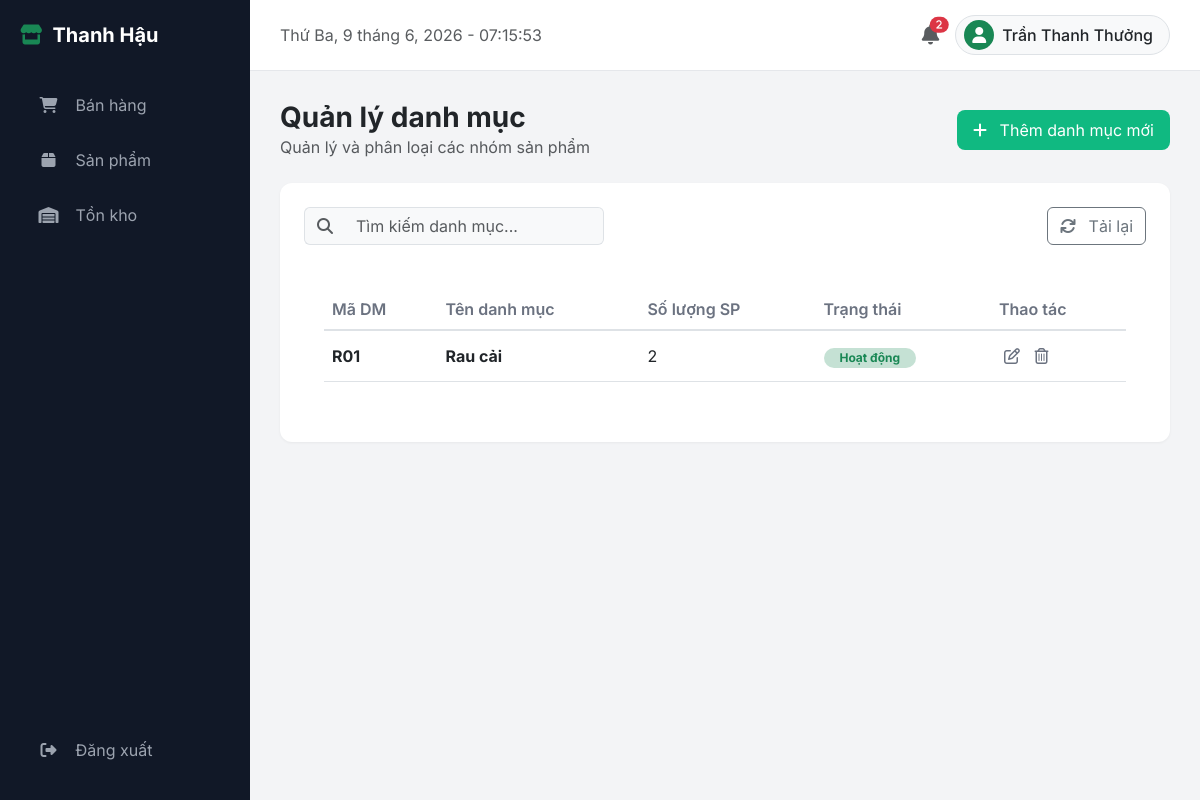
/categories.php (signed in), run on an earlier commit of the app's database.
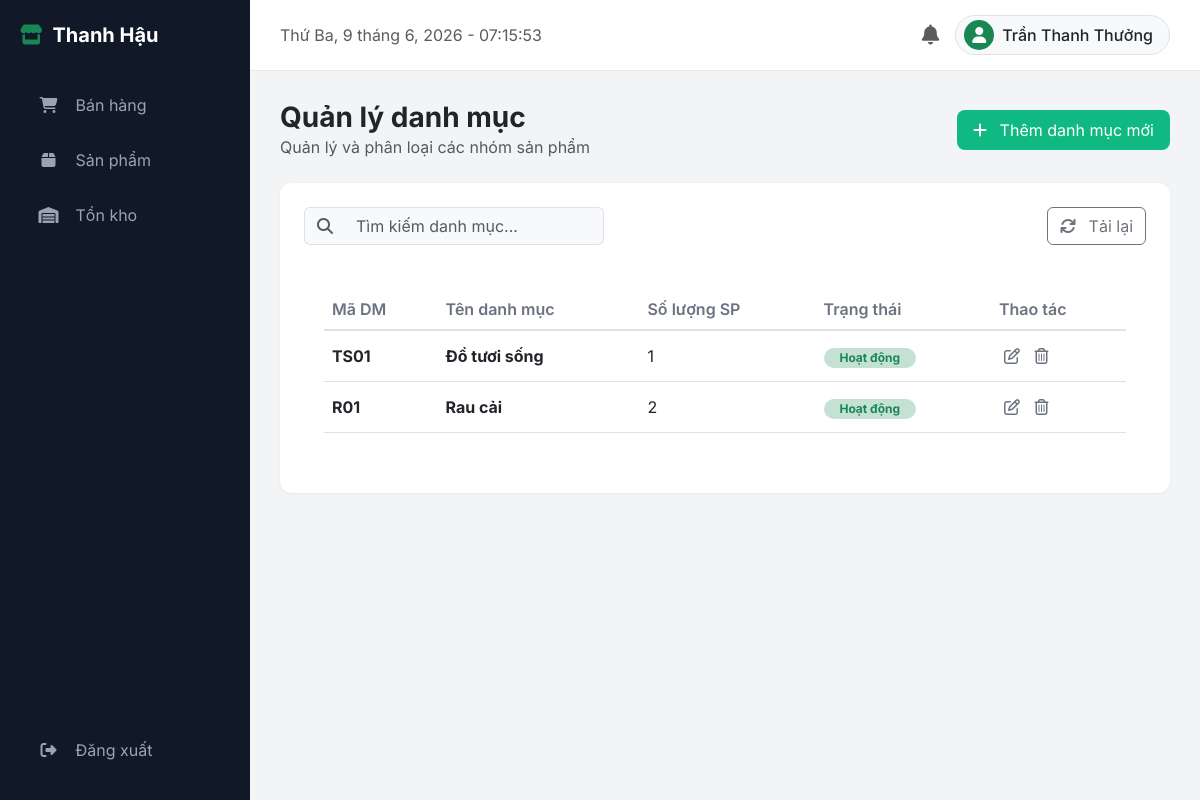
And on a later commit of the database.
### tables this page shows
CREATE TABLE `danh_muc` (
  `id` int(11) NOT NULL,
  `ma_danh_muc` varchar(20) NOT NULL,
  `ten_danh_muc` varchar(100) NOT NULL,
  `trang_thai` tinyint(4) DEFAULT 1
);

### categories.php (the view, shortened to what the changed rows need)
<?php
include 'connect.php';
$where = "";
$sql_select = "SELECT d.*, (SELECT COUNT(*) FROM san_pham s WHERE s.id_danh_muc = d.id) as so_luong_sp FROM danh_muc d $where ORDER BY id DESC";
$result = $conn->query($sql_select);
include 'includes/header.php';
?>
<div class="card p-4">
    <div class="table-responsive">
        <table class="table table-hover">
            <thead>
                <tr>
                    <th>Mã DM</th>
                    <th>Tên danh mục</th>
                    <th>Số lượng SP</th>
                    <th>Trạng thái</th>
                    <th>Thao tác</th>
                </tr>
            </thead>
            <tbody>
                <?php while ($row = $result->fetch_assoc()): ?>
                <tr>
                    <td class="fw-bold text-dark"><?= $row['ma_danh_muc'] ?></td>
                    <td class="fw-bold text-dark"><?= $row['ten_danh_muc'] ?></td>
                    <td><?= $row['so_luong_sp'] ?></td>
                    <td>
                        <?php if ($row['trang_thai'] == 1): ?>
                            <span class="badge bg-success bg-opacity-25 text-success px-3 py-1 rounded-pill">Hoạt động</span>
                        <?php else: ?>
                            <span class="badge bg-secondary bg-opacity-25 text-secondary px-3 py-1 rounded-pill">Ngừng kinh doanh</span>
                        <?php endif; ?>
                    </td>
                    <td>
                        <button class="action-btn" onclick="editCategory(<?= $row['id'] ?>, '<?= htmlspecialchars($row['ma_danh_muc'], ENT_QUOTES) ?>', '<?= htmlspecialchars($row['ten_danh_muc'], ENT_QUOTES) ?>', <?= $row['trang_thai'] ?>)">
                            <i class="far fa-edit"></i>
                        </button>
                        <a href="categories.php?delete=<?= $row['id'] ?>" class="action-btn text-decoration-none" onclick="return confirm('Bạn có chắc muốn xóa danh mục này?');">
                            <i class="far fa-trash-alt"></i>
                        </a>
                    </td>
                </tr>
                <?php endwhile; ?>
            </tbody>
        </table>
    </div>
</div>
<?php include 'includes/footer.php'; ?>

### includes/header.php (shortened to what the changed rows need)
<?php
include_once __DIR__ . '/../connect.php';
$alert_count = 0;
$sql_low_stock = "SELECT COUNT(*) as total FROM (SELECT sp.id FROM san_pham sp LEFT JOIN ton_kho tk ON sp.id = tk.id_san_pham GROUP BY sp.id HAVING IFNULL(SUM(tk.so_luong), 0) <= MAX(sp.ton_toi_thieu)) as temp";
$result_low = $conn->query($sql_low_stock);
if ($result_low) $alert_count += $result_low->fetch_assoc()['total'];
$sql_exp = "SELECT COUNT(*) as total FROM san_pham WHERE han_su_dung IS NOT NULL AND han_su_dung <= DATE_ADD(CURDATE(), INTERVAL 30 DAY)";
$result_exp = $conn->query($sql_exp);
if ($result_exp) $alert_count += $result_exp->fetch_assoc()['total'];
?>
<!DOCTYPE html>
<html lang="vi">
<head>
    <link href="https://cdn.jsdelivr.net/npm/bootstrap@5.3.0/dist/css/bootstrap.min.css" rel="stylesheet">
    <link rel="stylesheet" href="https://cdnjs.cloudflare.com/ajax/libs/font-awesome/6.4.0/css/all.min.css">
    <link rel="stylesheet" href="assets/css/style.css">
</head>
<body>
    <div class="main-content">
        <div class="topbar">
            <div class="d-flex align-items-center gap-3">
                <i class="fas fa-bell text-muted fs-5 position-relative" title="Cảnh báo hàng hóa" style="cursor: pointer;">
                    <?php if ($alert_count > 0): ?>
                    <span class="position-absolute top-0 start-100 translate-middle badge rounded-pill bg-danger" style="font-size: 0.6rem;">
                        <?= $alert_count ?>
                    </span>
                    <?php endif; ?>
                </i>
                <div class="d-flex align-items-center gap-2 border rounded-pill px-2 py-1 bg-light cursor-pointer">
                    <div class="bg-success text-white rounded-circle d-flex align-items-center justify-content-center" style="width: 30px; height: 30px;">
                    </div>
                    <span class="fw-medium me-2"><?= htmlspecialchars($_SESSION['ho_ten'] ?? 'Admin') ?></span>
                </div>
            </div>
        </div>
        <div class="content-area">

What changed in the data, as far as the page shows it:
added danh_muc: ma_danh_muc "TS01", ten_danh_muc "Đồ tươi sống", so_luong_sp "1", trang_thai "Hoạt động"
Also different on the page:
$alert_count: "2" → (not shown)
